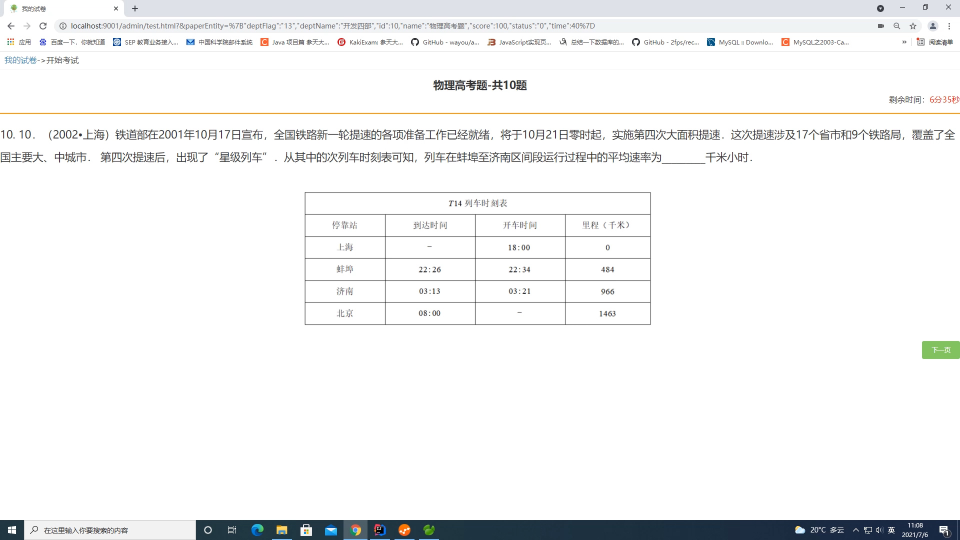
#> input picture background-mf/wuli10.jpg, 1920 x 1080 px (shown at 1/2 size)
$ python plot2.py
#> lines starting #> are read from the running program, lines starting #| are printed output that depends on the picture
"""
说明:
输入的数据需要转为csv格式, 数据为需要画图的片段(不能包含第一行的列名)
一次只能画一种类型的点,
    需要把所有点画到一个图上就把第一次调用的输出文件作为第二次调用的输入文件,第二次不需要加白边
"""
import cv2
import math

font = cv2.FONT_ITALIC
#mf数据的列不太一样，再写一遍
# 参数说明 数据路径 输入图片, 需要画图的类型, 颜色, 时间转换成半径的比例, 输出图片, 是否加白边
def plot_15s(data_path, in_file, state, color, time2pixel_ratio, target_file, need_border):
#> called with data_path = 'read-mf/wuli10.tsv', in_file = 'background-mf/wuli10.jpg', state = 'Saccade', color = (255, 0, 0), time2pixel_ratio = 2, target_file = 'out-mf/wuli10s.png', need_border = True
    orin_img = cv2.imread(in_file)
#> orin_img is the input picture: shape (1080, 1920, 3); mean B, G, R 243.9, 243.6, 243
    img = cv2.resize(orin_img, (1920, 1080))
    if need_border:
        img = cv2.copyMakeBorder(img, 100, 100, 100, 100, cv2.BORDER_CONSTANT, value=(255, 255, 255))
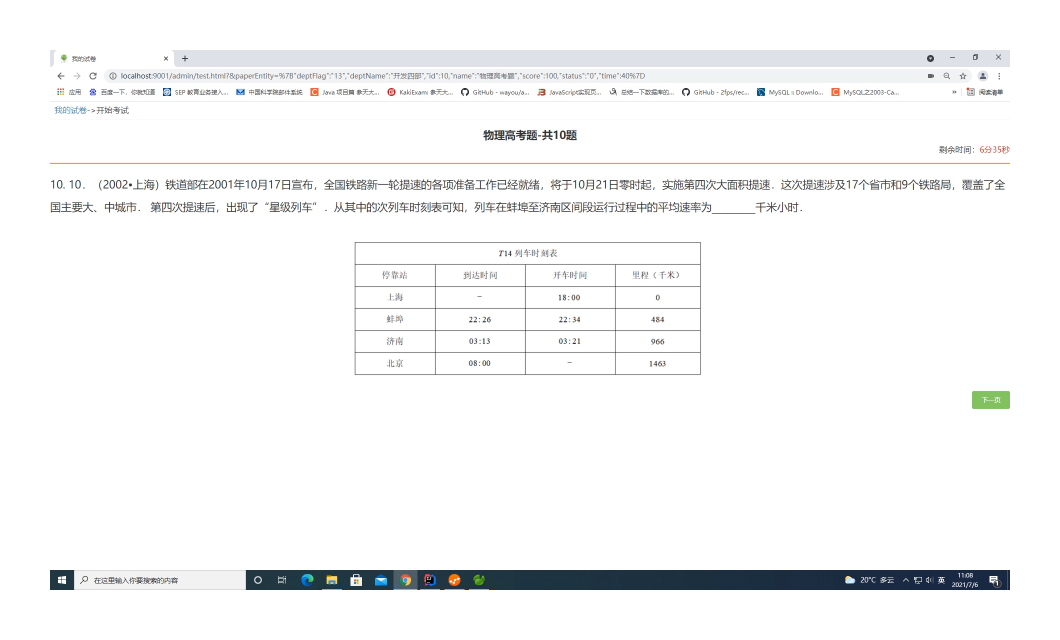
#> img: shape (1280, 2120, 3) (shown at 1/2 size); mean B, G, R 246.5, 246.3, 245.8
#> (the run stopped early here; a loop or call above may not have finished)

$ run again, with background/mid04.jpg copied over background-mf/wuli10.jpg
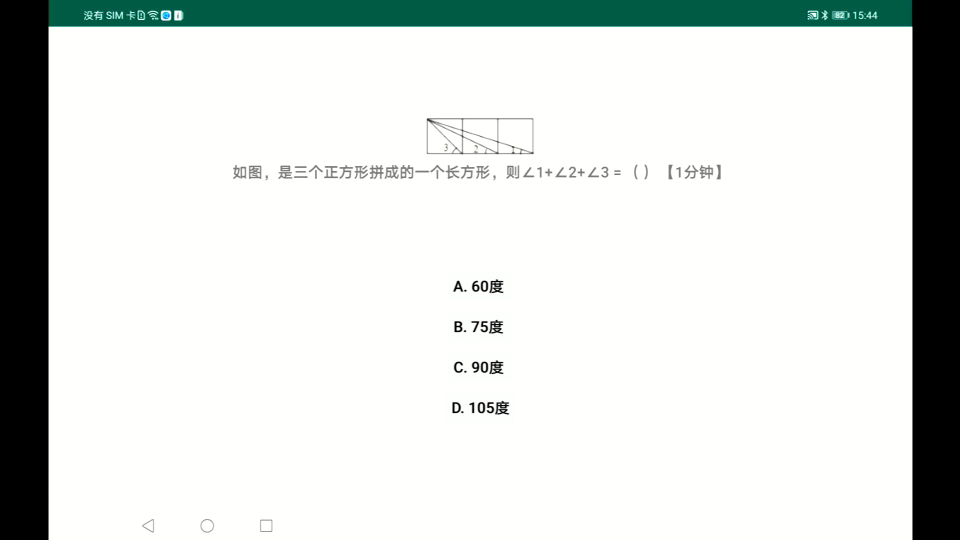
#> input picture background/mid04.jpg, 1920 x 1080 px (shown at 1/2 size)
#> in plot_15s, orin_img is the input picture: shape (1080, 1920, 3); mean B, G, R 218.6, 221.3, 217.2
#> in plot_15s, `img = cv2.copyMakeBorder(img, 100, 100, 100, 100, cv2.BORDER_CONSTANT,..`:
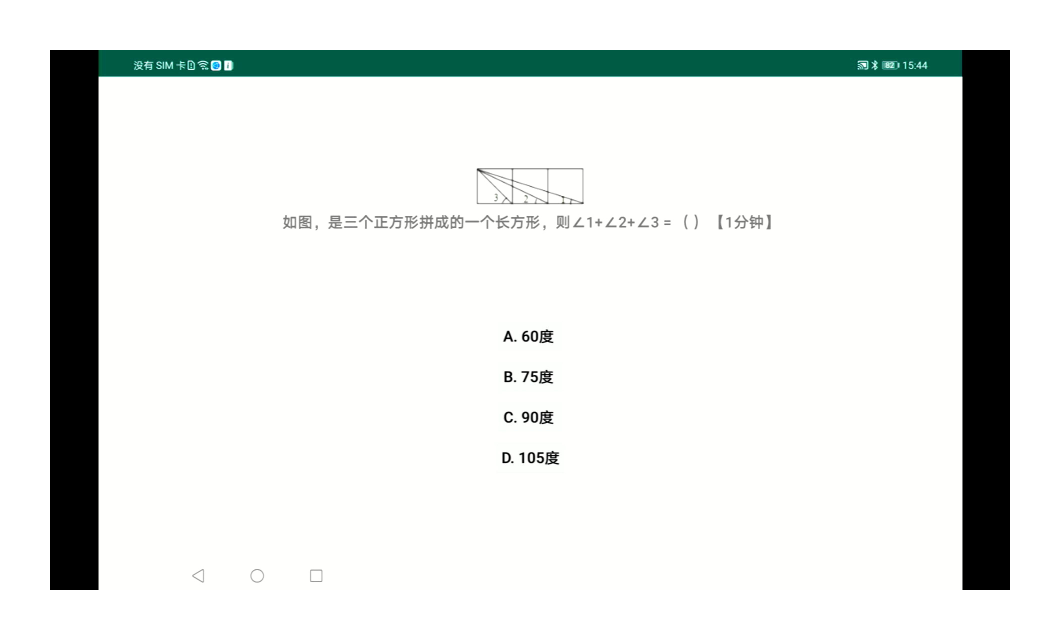
#> img: shape (1280, 2120, 3) (shown at 1/2 size); mean B, G, R 227.2, 229.2, 226.1

$ run again, with out-houshu04/Project63-57-Recording24.png saved as background-mf/wuli10.jpg
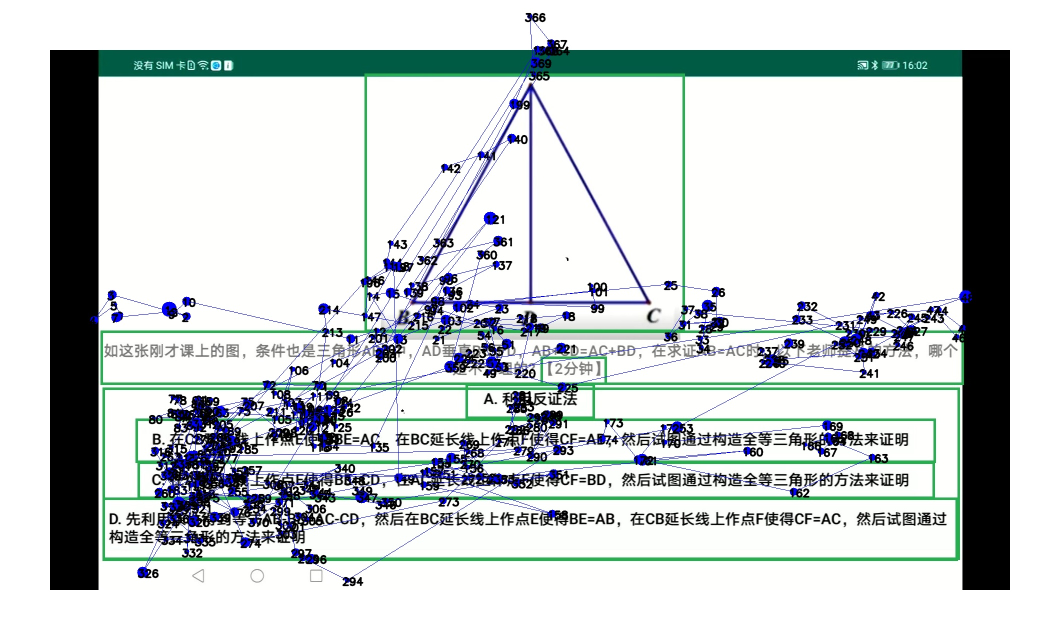
#> input picture out-houshu04/Project63-57-Recording24.png, 2120 x 1280 px (shown at 1/2 size)
#> in plot_15s, orin_img is the input picture: shape (1280, 2120, 3); mean B, G, R 207.8, 208.2, 201.3
#> in plot_15s, `img = cv2.resize(orin_img, (1920, 1080))`:
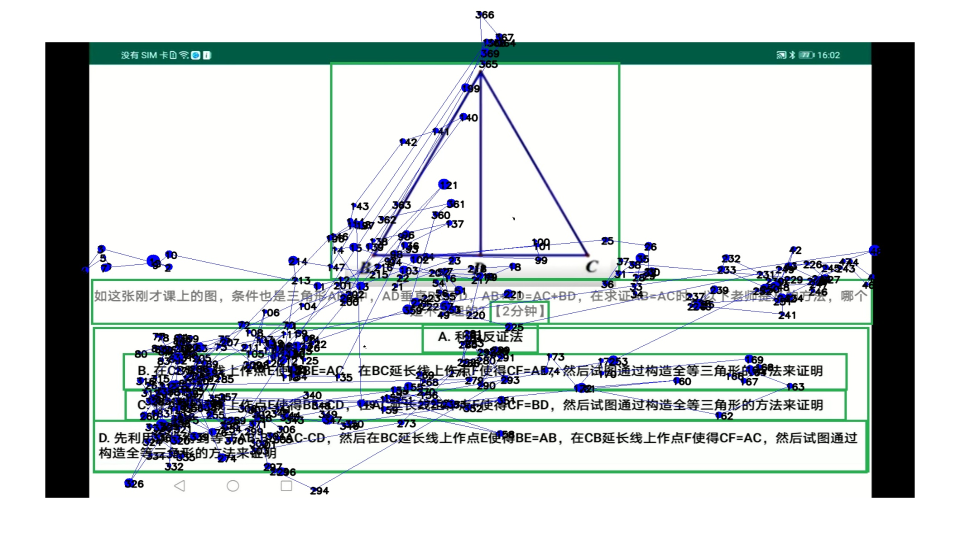
#> img: shape (1080, 1920, 3) (shown at 1/2 size); mean B, G, R 207.8, 208.1, 201.3
#> in plot_15s, `img = cv2.copyMakeBorder(img, 100, 100, 100, 100, cv2.BORDER_CONSTANT,..`:
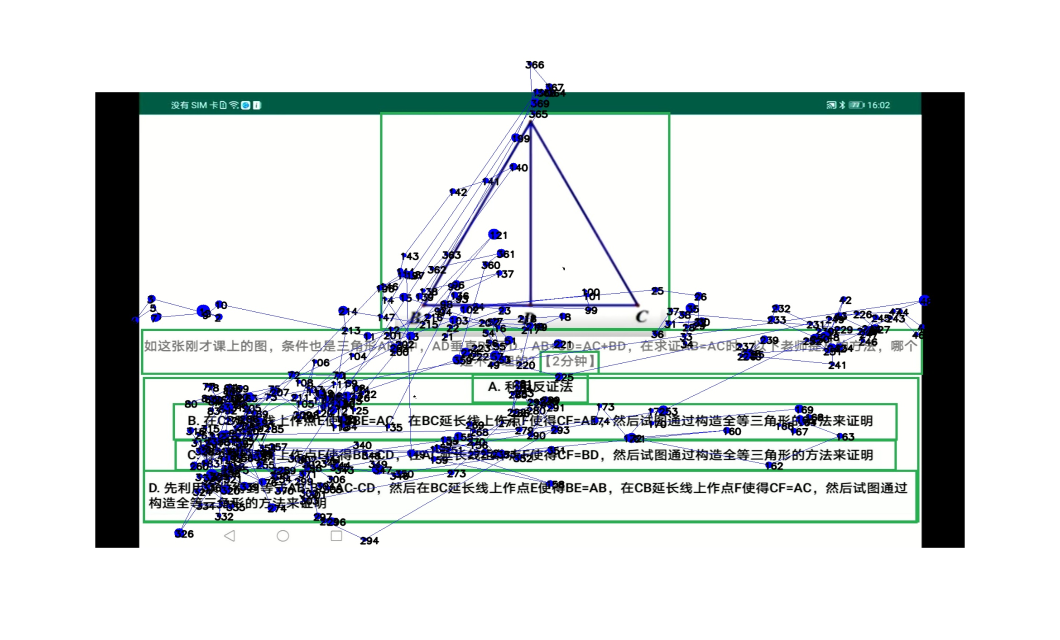
#> img: shape (1280, 2120, 3) (shown at 1/2 size); mean B, G, R 218.9, 219.2, 214
